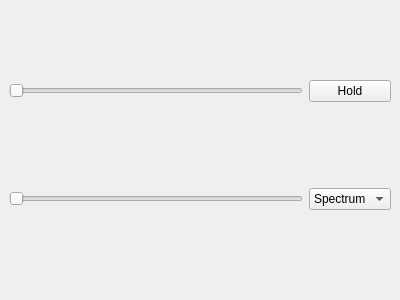
<?xml version="1.0" encoding="UTF-8"?>
<ui version="4.0">
 <class>DockWidget</class>
 <widget class="QDockWidget" name="DockWidget">
  <property name="geometry">
   <rect>
    <x>0</x>
    <y>0</y>
    <width>400</width>
    <height>300</height>
   </rect>
  </property>
  <property name="sizePolicy">
   <sizepolicy hsizetype="Preferred" vsizetype="Fixed">
    <horstretch>0</horstretch>
    <verstretch>0</verstretch>
   </sizepolicy>
  </property>
  <property name="features">
   <set>QDockWidget::NoDockWidgetFeatures</set>
  </property>
  <property name="allowedAreas">
   <set>Qt::BottomDockWidgetArea|Qt::TopDockWidgetArea</set>
  </property>
  <widget class="QWidget" name="dockWidgetContents">
   <layout class="QGridLayout" name="gridLayout">
    <property name="topMargin">
     <number>0</number>
    </property>
    <item row="1" column="0">
     <widget class="QSlider" name="spectrumSlider">
      <property name="orientation">
       <enum>Qt::Horizontal</enum>
      </property>
     </widget>
    </item>
    <item row="0" column="0">
     <widget class="QSlider" name="workspaceSlider">
      <property name="orientation">
       <enum>Qt::Horizontal</enum>
      </property>
     </widget>
    </item>
    <item row="0" column="1">
     <widget class="QPushButton" name="holdButton">
      <property name="text">
       <string>Hold</string>
      </property>
      <property name="checkable">
       <bool>true</bool>
      </property>
     </widget>
    </item>
    <item row="1" column="1">
     <widget class="QComboBox" name="comboBox_2">
      <item>
       <property name="text">
        <string>Spectrum</string>
       </property>
      </item>
      <item>
       <property name="text">
        <string>Bins</string>
       </property>
      </item>
     </widget>
    </item>
   </layout>
  </widget>
 </widget>
 <resources/>
 <connections/>
</ui>
